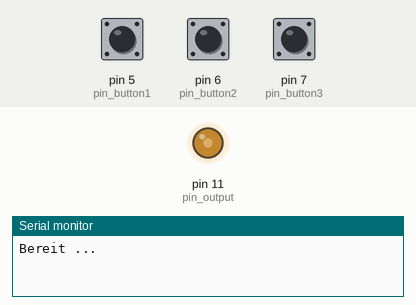
Recording of a sketch running on a simulated Arduino Uno, built with avr-gcc and run on an emulated ATmega328P. Parts: output pins drawn as LEDs (lit = HIGH), the last lines printed to the serial monitor. The test bench sets the inputs (shaded band); at power-on: pin 5 (pin_button1) HIGH, pin 7 (pin_button3) HIGH, pin 6 (pin_button2) HIGH.

Above: at 2.2 s.
2.3 s: pin 5 (pin_button1) pulled LOW for 0.15 s
At 3.5 s:
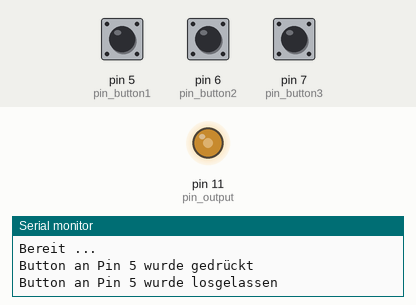
3.9 s: pin 5 (pin_button1) pulled LOW for 1 s
At 4.9 s:
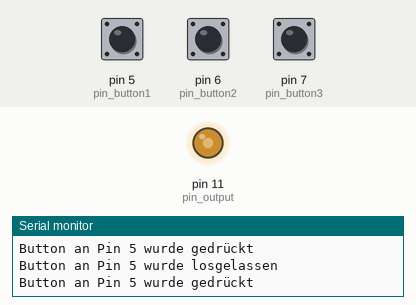
6.4 s: pin 7 (pin_button3) pulled LOW for 0.15 s
At 6.8 s:
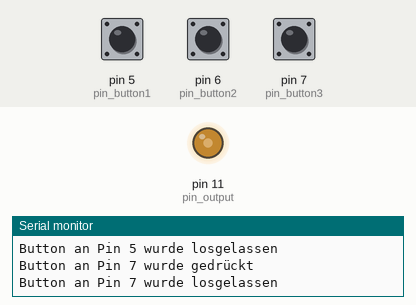
8.0 s: pin 6 (pin_button2) pulled LOW for 0.15 s
At 9.2 s:
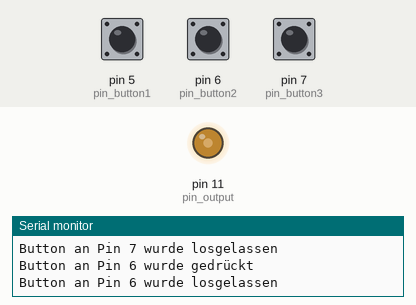
9.6 s: pin 6 (pin_button2) pulled LOW for 1 s
At 10.4 s:
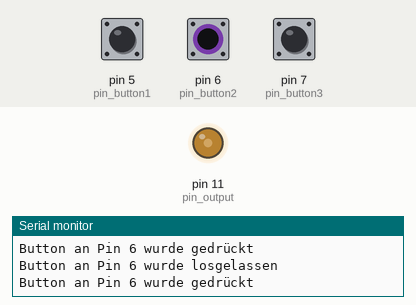
12.1 s: pin 6 (pin_button2) pulsed LOW 5 times (0.12 s each, 0.3 s apart)
At 14.5 s:
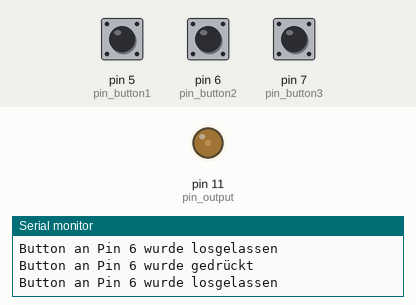
Timing chart, 0 to 16.0 s (numbered marks = the images above; inputs shaded):
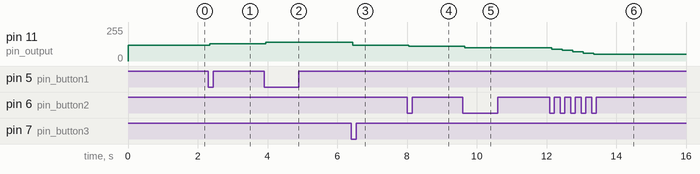

The sketch:

PWM-Helligkeitssteuerung.ino
```cpp
/**
 * PWM-Helligkeitssteuerung
 * ========================
 *
 * Dieser Sketch zeigt, zwei ein pulsweitenmoduliertes Signal verwendet werden kann, um die mittlere
 * Leistung eines angeschlossenen Verbrauchers zu regulieren. Hierzu wird hier die Helligkeit einer
 * LED mit drei Buttons geregelt.
 *
 * Hardwareaufbau:
 * ---------------
 *
 * Pin 5  --> Button --> GND, Steuert Ausgangspin 11
 * Pin 6  --> Button --> GND, Steuert Ausgangspin 12
 * Pin 7  --> Button --> GND, Steuert Ausgangspin 13
 * Pin 11 --> 300 Ohm Widerstand --> LED --> GND
 *
 * Die Buttons an Pin 5 und 6 regeln die Helligkeit der LED heller bzw. dunkler. Pin 7 stellt die
 * Helligkeit auf mittlere Stufe. Der Wiederstand zur Begrenzung der Stromstärke kann dabei vor oder
 * hinter der LED eingebaut werden.
 *
 * Aufgaben
 * --------
 *
 * 1) Bauen Sie den Hardwareaufbau nach und bringen Sie das Beispiel zum Laufen.
 * 2) Versuchen Sie, mit den Buttons die LED heller oder dunker zu stellen.
 * 3) Messen Sie die Ausgangsspannung am Pin 11 für verschiedene Helligkeiten.
 * 4) Visualisieren Sie das Ausgangssignal an Pin 11 mit einem Oszilloskop.
 *
 * Relevante Dokumentation
 * -----------------------
 *
 * https://www.arduino.cc/reference/en/language/functions/digital-io/pinmode/
 * https://www.arduino.cc/reference/en/language/functions/digital-io/digitalread/
 * https://www.arduino.cc/reference/en/language/functions/analog-io/analogwrite/
 */

constexpr int pin_button1 = 5;
constexpr int pin_button2 = 6;
constexpr int pin_button3 = 7;
constexpr int pin_output  = 11;
constexpr int debounce_ms = 50;

constexpr uint8_t default_value = 120;
constexpr uint8_t delta = 10;

/**
 * Initialisierung der Hardware nach dem Einschalten
 */
void setup() {
  pinMode(pin_button1, INPUT_PULLUP);
  pinMode(pin_button2, INPUT_PULLUP);
  pinMode(pin_button3, INPUT_PULLUP);

  pinMode(pin_output, OUTPUT);
  analogWrite(pin_output, default_value);

  delay(1000);
  Serial.begin(9600);
  Serial.println("Bereit ...");
}

/**
 * Hilfsfunktion zum Erkennen eines kurzen Tastendrucks
 */
int readButton(int pin, bool* value) {
  if (*value == false && digitalRead(pin) == LOW) {
    delay(debounce_ms);

    if (digitalRead(pin) == LOW) {
      *value = true;

      Serial.print("Button an Pin ");
      Serial.print(pin);
      Serial.println(" wurde gedrückt");
    }
  } else if (*value == true && digitalRead(pin) == HIGH) {
    delay(debounce_ms);

    if (digitalRead(pin) == HIGH) {
      *value = false;

      Serial.print("Button an Pin ");
      Serial.print(pin);
      Serial.println(" wurde losgelassen");
    }
  }
}

/**
 * Unendlich oft ausgeführte Hauptprogrammlogik
 */
void loop() {
  static bool button1 = false;
  static bool button2 = false;
  static bool button3 = false;

  static bool toggle1 = false;
  static bool toggle2 = false;
  static bool toggle3 = false;

  static uint8_t value = default_value;

  readButton(pin_button1, &button1);
  readButton(pin_button2, &button2);
  readButton(pin_button3, &button3);

  if (button1 && toggle1) {
    if (value <= (255 - delta)) value += delta;
    toggle1 = false;
  } else if (!button1) {
    toggle1 = true;
  }

  if (button2 && toggle2) {
    if (value >= delta) value -= delta;
    toggle2 = false;
  } else if (!button2) {
    toggle2 = true;
  }

  if (button3 && toggle3) {
    value = default_value;
    toggle3 = false;
  } else if (!button3) {
    toggle3 = true;
  }

  analogWrite(pin_output, value);
}
```

Measured:
- after the input at 2.3 s, pin 11 (pin_output): 120/255 → 130/255 after 0.05 s
- after the input at 3.9 s, pin 11 (pin_output): 130/255 → 140/255 after 0.05 s
- after the input at 6.4 s, pin 11 (pin_output): 140/255 → 120/255 after 0.05 s
- after the input at 8.0 s, pin 11 (pin_output): 120/255 → 110/255 after 0.05 s
- after the input at 9.6 s, pin 11 (pin_output): 110/255 → 100/255 after 0.05 s
- after the input at 12.1 s, pin 11 (pin_output): moves from 100/255 to 50/255 over 1.2 s, starting after 0.05 s
